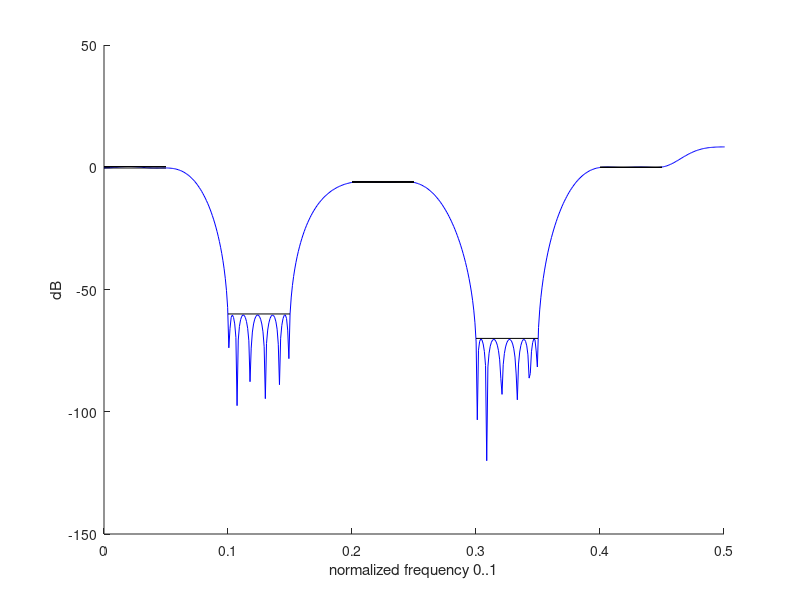

Source code (MATLAB):
clc;
clear all;
close all;
 
% f1_pass1 = 0; 
% f2_pass1 = 0.06;
% f1_stop = 0.11;
% f2_stop = 0.14;
% f1_pass2 = 0.19;
% f2_pass2 = 0.5;
% 
% w1_pass1 = 0;
% w2_pass1 = 0.12;
% w1_stop = 0.22;
% w2_stop = 0.28;
% w1_pass2 = 0.38;
% w2_pass2 = 1;
% 
% ripple_passband = 0.1; %db
% ripple_stopband = 40; %db
% delta1 = (10^(ripple_passband/20)-1)/(10^(ripple_passband/20)+1) %passband 1
% delta2 = 10^(-ripple_stopband/20); %stopband
% delta3 = (10^(ripple_passband/20)-1)/(10^(ripple_passband/20)+1) %passband 2
% 
% freq=[w2_pass1 w1_stop w2_stop w1_pass2];
% mag=[1 0 1];
% dev = [delta1 delta2 delta3];
% [n,fo,ao,w] = remezord(freq,mag,dev)
% e=[delta1 delta2 delta1]
% h=remez(n-2,fo,ao,w);
% intervals = [f1_pass1, f2_pass2; f1_pass1, f2_pass1; f1_stop, f2_stop; f1_pass2, f2_pass2];
% i = i+1;
% figure(i)
% for j = 1:size(intervals, 1)
%     subplot(2,2,j)
%     %Compute frequency response in db
%     [fi,Hi]=freqzdB(h,1,301,intervals(j, 1),intervals(j, 2));
%     %Plot
%     plot(fi,Hi)
%     title(strcat('Frequency response from f = ', num2str(intervals(j, 1)), ' to f = ', num2str(intervals(j, 2))))
% end
% 
% % fp1 = 0.06;
% % fs1 = 0.11;
% % fs2 = 0.14;
% % fp2 = 0.19;
% % 
% % [h, del] = firpm(40, [0 fp1 fs1 fs2 fp2 .5]*2, [1 1 0 0 1 1]);
% % 
% % L = 512;
% % [A, om] = firamp(h, 1, L);
% % f = om/(2*pi);
% % 
% % figure(1)
% % clf
% % plot(f, A)
% % xlim([0 0.5])
% % title('Amplitude response')
% % xlabel('Frequency (normalized)')

% *********************************************
% Weighting factors for Remez equiripple FIR design
% M. Nentwig
% *********************************************
close all; clear all;

f = [0:9]/10; % normalized frequency 0..1

% a = nominal |H(f)| on a linear scale (sample amplitude)
% 1 1     : passband from frequency 0 to 0.1 
% 0 0     : stopband from frequency 0.2 to 0.3 
% 0.5 0.5 : passband with -6 dB (0.5 amplitude) from frequency 0.4 to 0.5 
% 0 0     : stopband from frequency 0.6 to 0.7
% 1 1     : passband from frequency 0.8 to 0.9
% other frequency ranges are "don't care" areas.
a = [1 1 0 0 0.5 0.5 0 0 1 1];

% *********************************************
% design specification for each band
% *********************************************
ripple1_dB = 0.3;
att2_dB = 60;
ripple3_dB = 0.2;
att4_dB = 70;
ripple5_dB = 0.1;

% *********************************************
% error for each band, on a linear scale
% *********************************************
% note: passband 3 has a nominal gain of 0.5 in 'a'.
% the allowed error of |H(f)| scales accordingly.
err1 = 1 - 10 ^ (-ripple1_dB / 20);
err2 = 10 ^ (-att2_dB / 20);
err3 = (1 - 10 ^ (-ripple3_dB / 20)) * 0.5; 
err4 = 10 ^ (-att4_dB / 20);
err5 = 1 - 10 ^ (-ripple5_dB / 20);

% the weight of each band is chosen as the inverse of the targeted error
% (stricter design target => higher weight).
% we could normalize each entry in w to (err1+err2+err3+err4+err5)
% but it would appear as common factor in all entries and therefore make no difference.
w = [1/err1 1/err2 1/err3 1/err4 1/err5];

% filter order
% this design problem is 'tweaked' so that the resulting filter is (quite) exactly on target
% for the given n, which can be changed only in steps of 1.
% Note that increasing order by 1 can make the filter worse due to even / odd 
% number of points (impulse response symmetry)
n = 52;

% *********************************************
% Run Remez / Parks McClellan filter design
% *********************************************
h = remez(n, f, a, w);
% force row vector (OctaveForge and Matlab's "remez" differ)
h = reshape(h, 1, prod(size(h))); 
% *********************************************
% Plot the results
% *********************************************
figure(1); hold on;

% zero-pad the impulse response to set frequency resolution
% of the FFT
h = [h, zeros(1, 1000)];

% frequency base
npts = size(h, 2);
fbase = (0:npts-1)/npts; 

plot(fbase, 20*log10(abs((fft(h)+1e-15))), 'b');
xlim([0, 0.5]);

% *********************************************
% sketch the requirements
% *********************************************
e = [1 1];
plot([f(1), f(2)]/2, e * ripple1_dB, 'k');
plot([f(1), f(2)]/2, e * -ripple1_dB, 'k');
plot([f(3), f(4)]/2, e * -att2_dB, 'k');
plot([f(5), f(6)]/2, e * ripple3_dB - 6.02, 'k');
plot([f(5), f(6)]/2, e * -ripple3_dB - 6.02, 'k');
plot([f(7), f(8)]/2, e * -att4_dB, 'k');
plot([f(9), f(10)]/2, e * ripple5_dB, 'k');
plot([f(9), f(10)]/2, e * -ripple5_dB, 'k');
xlabel('normalized frequency 0..1');
ylabel('dB');